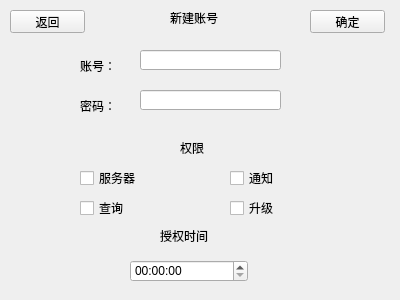
<?xml version="1.0" encoding="UTF-8"?>
<ui version="4.0">
 <class>setManage</class>
 <widget class="QWidget" name="setManage">
  <property name="geometry">
   <rect>
    <x>0</x>
    <y>0</y>
    <width>400</width>
    <height>300</height>
   </rect>
  </property>
  <property name="sizePolicy">
   <sizepolicy hsizetype="Fixed" vsizetype="Fixed">
    <horstretch>0</horstretch>
    <verstretch>0</verstretch>
   </sizepolicy>
  </property>
  <property name="windowTitle">
   <string>Form</string>
  </property>
  <widget class="QPushButton" name="pushButton">
   <property name="geometry">
    <rect>
     <x>10</x>
     <y>10</y>
     <width>75</width>
     <height>23</height>
    </rect>
   </property>
   <property name="text">
    <string>返回</string>
   </property>
  </widget>
  <widget class="QLabel" name="label">
   <property name="geometry">
    <rect>
     <x>170</x>
     <y>10</y>
     <width>61</width>
     <height>16</height>
    </rect>
   </property>
   <property name="text">
    <string>新建账号</string>
   </property>
  </widget>
  <widget class="QPushButton" name="pushButton_2">
   <property name="geometry">
    <rect>
     <x>310</x>
     <y>10</y>
     <width>75</width>
     <height>23</height>
    </rect>
   </property>
   <property name="text">
    <string>确定</string>
   </property>
  </widget>
  <widget class="QLabel" name="label_2">
   <property name="geometry">
    <rect>
     <x>80</x>
     <y>60</y>
     <width>54</width>
     <height>12</height>
    </rect>
   </property>
   <property name="text">
    <string>账号：</string>
   </property>
  </widget>
  <widget class="QLabel" name="label_3">
   <property name="geometry">
    <rect>
     <x>80</x>
     <y>100</y>
     <width>54</width>
     <height>12</height>
    </rect>
   </property>
   <property name="text">
    <string>密码：</string>
   </property>
  </widget>
  <widget class="QLineEdit" name="line_user">
   <property name="geometry">
    <rect>
     <x>140</x>
     <y>50</y>
     <width>141</width>
     <height>20</height>
    </rect>
   </property>
  </widget>
  <widget class="QLineEdit" name="line_pwd">
   <property name="geometry">
    <rect>
     <x>140</x>
     <y>90</y>
     <width>141</width>
     <height>20</height>
    </rect>
   </property>
   <property name="echoMode">
    <enum>QLineEdit::Normal</enum>
   </property>
  </widget>
  <widget class="QLabel" name="label_4">
   <property name="geometry">
    <rect>
     <x>180</x>
     <y>140</y>
     <width>51</width>
     <height>16</height>
    </rect>
   </property>
   <property name="text">
    <string>权限</string>
   </property>
  </widget>
  <widget class="QCheckBox" name="check_server">
   <property name="geometry">
    <rect>
     <x>80</x>
     <y>170</y>
     <width>71</width>
     <height>16</height>
    </rect>
   </property>
   <property name="text">
    <string>服务器</string>
   </property>
  </widget>
  <widget class="QCheckBox" name="check_info">
   <property name="geometry">
    <rect>
     <x>230</x>
     <y>170</y>
     <width>71</width>
     <height>16</height>
    </rect>
   </property>
   <property name="text">
    <string>通知</string>
   </property>
  </widget>
  <widget class="QCheckBox" name="check_inquire">
   <property name="geometry">
    <rect>
     <x>80</x>
     <y>200</y>
     <width>71</width>
     <height>16</height>
    </rect>
   </property>
   <property name="text">
    <string>查询</string>
   </property>
  </widget>
  <widget class="QCheckBox" name="check_update">
   <property name="geometry">
    <rect>
     <x>230</x>
     <y>200</y>
     <width>71</width>
     <height>16</height>
    </rect>
   </property>
   <property name="text">
    <string>升级</string>
   </property>
  </widget>
  <widget class="QLabel" name="label_5">
   <property name="geometry">
    <rect>
     <x>160</x>
     <y>230</y>
     <width>54</width>
     <height>12</height>
    </rect>
   </property>
   <property name="text">
    <string>授权时间</string>
   </property>
  </widget>
  <widget class="QTimeEdit" name="timeEdit">
   <property name="geometry">
    <rect>
     <x>130</x>
     <y>260</y>
     <width>118</width>
     <height>22</height>
    </rect>
   </property>
  </widget>
 </widget>
 <resources/>
 <connections/>
</ui>
